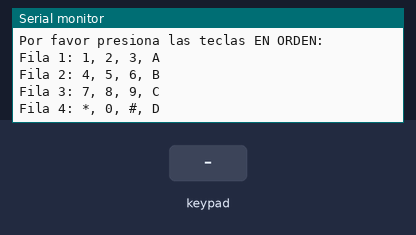
Bench run of a sketch on a simulated Arduino Uno, built with avr-gcc and run on an emulated ATmega328P. On the bench: the last lines printed to the serial monitor. Inputs (shaded band) come from the test bench.

Above: at 1.2 s.
1.3 s: key '1' pressed
At 2.5 s:
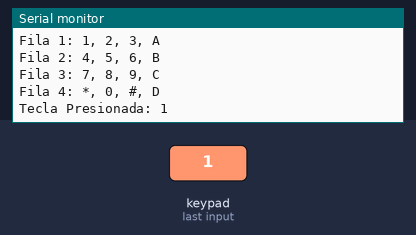
2.8 s: keypad keys 9 8 7 6 # pressed 0.4 s apart
At 5.1 s:
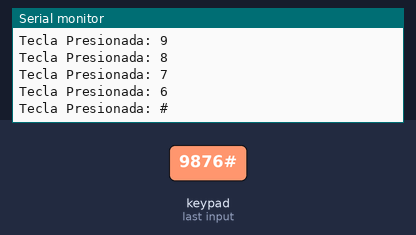
6.3 s: key 'A' pressed
At 7.5 s:
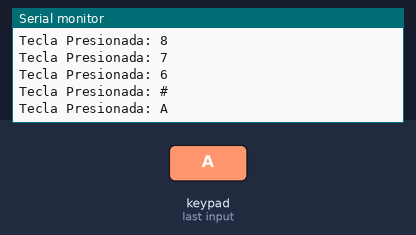
7.8 s: keypad keys 9 8 7 6 * pressed 0.4 s apart
At 10.0 s:
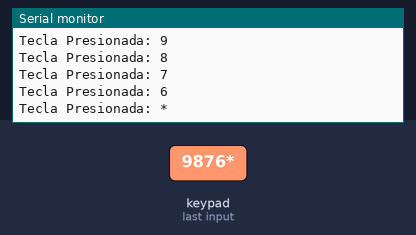
11.3 s: key 'B' pressed
At 11.6 s:
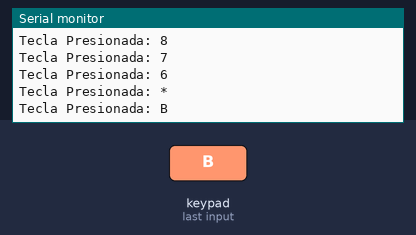
12.8 s: keypad keys 9 8 7 6 D pressed 0.4 s apart
At 15.3 s:
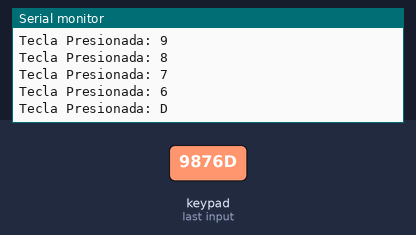
Timing chart, 0 to 16.8 s (numbered marks = the images above; inputs shaded):
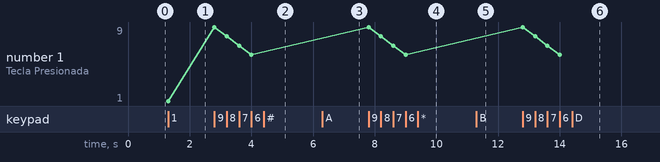

The sketch:

keypad_mapper.ino
```cpp
#include <Keypad.h>

const byte ROWS = 4; //four rows
const byte COLS = 4; //four columns

// DEFINICION ESTANDAR
char hexaKeys[ROWS][COLS] = {
  {'1','2','3','A'},
  {'4','5','6','B'},
  {'7','8','9','C'},
  {'*','0','#','D'}
};

// Pines actuales (que vamos a probar)
byte rowPins[ROWS] = {9, 8, 7, 6};
byte colPins[COLS] = {13, 12, 11, 10};

Keypad customKeypad = Keypad( makeKeymap(hexaKeys), rowPins, colPins, ROWS, COLS);

void setup(){
  Serial.begin(9600);
  Serial.println("=== KEYPAD MAPPER ===");
  Serial.println("Por favor presiona las teclas EN ORDEN:");
  Serial.println("Fila 1: 1, 2, 3, A");
  Serial.println("Fila 2: 4, 5, 6, B");
  Serial.println("Fila 3: 7, 8, 9, C");
  Serial.println("Fila 4: *, 0, #, D");
}

void loop(){
  char customKey = customKeypad.getKey();

  if (customKey){
    Serial.print("Tecla Presionada: ");
    Serial.println(customKey);
  }
}
```

Measured:
- after the input at 1.3 s, the serial monitor: prints a new line at once (image 1)
- after the input at 2.8 s, the serial monitor: prints a new line at once (image 2)
- after the input at 6.3 s, the serial monitor: prints a new line at once (image 3)
- after the input at 7.8 s, the serial monitor: prints a new line at once (image 4)
- after the input at 11.3 s, the serial monitor: prints a new line at once (image 5)
- after the input at 12.8 s, the serial monitor: prints a new line at once (image 6)
